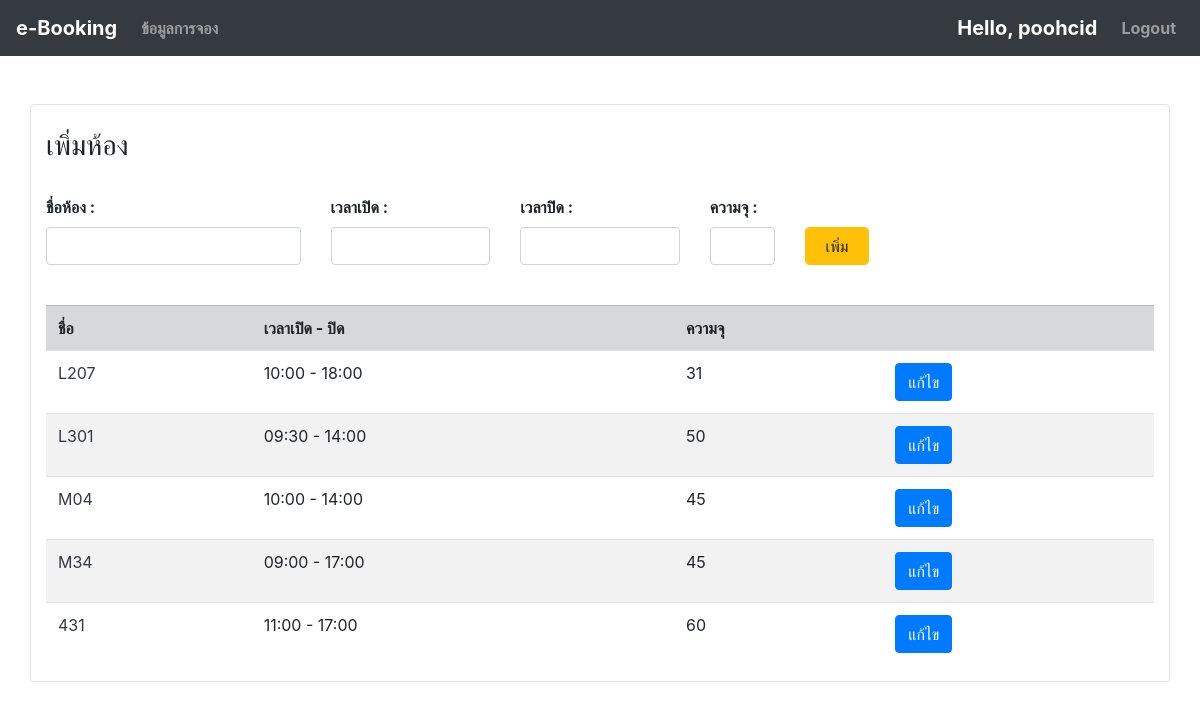
/room_list/ (signed in), run on the app's committed database.
### booking/models.py (models this page shows, shortened)
class Room(models.Model):
    name = models.CharField(max_length=100)
    open_time = models.TimeField()
    close_time = models.TimeField()
    capacity = models.IntegerField(default=0)

### booking/views.py (the view, shortened to what this page needs)
# urls.py: path('room_list/', views.room_list, name="room_list"),
@login_required
def room_list(request):
    context = {
        "user" : request.user,
        "room" : Room.objects.all()
    }
    return render(request, 'admin_page/room_list.html', context=context)

### booking/templates/admin_page/room_list.html (shortened to what this page needs)
{% extends 'base.html' %}
{% block content %}
    <br><br>
    <div class="container border rounded bg-white">
        <br>
        <form action="{% url 'room_list' %}" method="POST">
            <h3>เพิ่มห้อง</h3>
            <br>
            <div class="row">
                <div class="col-3">
                    <label for=""><b>ชื่อห้อง : </b></label><input type="text" name="name" class="form-control" required>
                </div>
                <div class="col-2">
                    <label for=""><b>เวลาเปิด : </b></label><input id="timepicker1" name="open_time" class="form-control" required>
                </div>
                <div class="col-2">
                    <label for=""><b>เวลาปิด : </b></label><input id="timepicker2" name="close_time" class="form-control" required>
                </div>
                <div class="col-1">
                    <label for=""><b>ความจุ : </b></label><input type="number" name="capacity" class="form-control" required>
                </div>
                <div class="col-1">
                    <br>
                    <button type="submit" class="form-control btn btn-warning">เพิ่ม</button>
                </div>
            </div>
        </form>
        <br>
        <table class="table table-striped">
            <tr class="table-Secondary">
                <th>ชื่อ</th>
                <th>เวลาเปิด - ปิด</th>
                <th>ความจุ</th>
                <th></th>
            </tr>
            {% for i in room %}
            <tr>
                <td class="text-dark">{{ i.name }}</td>
                <td>{{ i.open_time|date:'H:i' }} - {{ i.close_time|date:'H:i' }}</td>
                <td>{{ i.capacity }}</td>
                <td><a href="{% url 'room_edit' id=i.id %}"><button type="button" class="btn btn-primary">แก้ไข</button></a></td>
            </tr>
            {% endfor %}
        </table>
    </div>
{% endblock content %}

### templates/base.html (shortened to what this page needs)
<html lang="en">
<head>
    <link href="https://unpkg.com/gijgo@1.9.13/css/gijgo.min.css" rel="stylesheet" type="text/css" />
    <link rel="stylesheet" href="https://maxcdn.bootstrapcdn.com/bootstrap/4.4.1/css/bootstrap.min.css">
</head>
</head>
<body>
    <nav class="navbar navbar-expand-sm bg-dark navbar-dark">
        <a class="navbar-brand" href="\">e-Booking</a>
        <div class="collapse navbar-collapse" id="collapsibleNavbar">
            <ul class="navbar-nav">
                {% if user.is_authenticated %}
                    {% if perms.booking.view_booking %}
                    <li class="nav-item">
                        <a class="nav-link" href="/book_list/">ข้อมูลการจอง</a>
                    </li>
                    {% endif %}
                {% endif %}
            </ul>
            <ul class="navbar-nav ml-auto">
                {% if user.is_authenticated %}
                    <li class="nav-item"><span class="navbar-brand">Hello, {{ user.username }}</span></li>
                    <li class="nav-item"><a href="/account/book_logout/" class="nav-link">Logout</a></li>
                {% else %}
                    <li class="nav-item"><a href="/account/book_register/" class="nav-link">Sign up</a></li>
                    <li class="nav-item"><a href="/account/book_login/" class="nav-link">Login</a></li>
                {% endif %}
            </ul>
        </div>
    </nav>
    {% block content %}
    {% endblock content %}
</body>
</html>

### templates/base.html (style rules this page uses)
nav { font-weight: bold; }

### data on the page
Room: name "L207", open_time "10:00", close_time "18:00", capacity "31"
Room: name "L301", open_time "09:30", close_time "14:00", capacity "50"
Room: name "M04", open_time "10:00", close_time "14:00", capacity "45"
Room: name "M34", open_time "09:00", close_time "17:00", capacity "45"
Room: name "431", open_time "11:00", close_time "17:00", capacity "60"

### other printed values
{{ user.username }} "poohcid"
